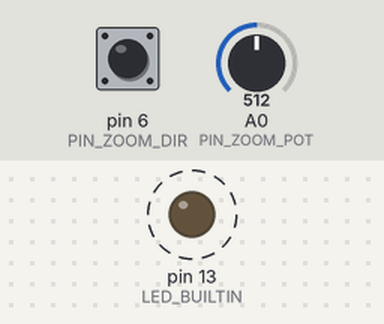
The sketch below on a simulated Arduino Uno, built with avr-gcc and run on an emulated ATmega328P. Shown: output pins drawn as LEDs (lit = HIGH). Dashed ring = blinking. The test bench sets the inputs (shaded band); at power-on: A0 (PIN_ZOOM_POT) = 512, pin 6 (PIN_ZOOM_DIR) HIGH. Pins used as bus, display or sensor lines are not drawn; what the sketch prints to the serial monitor is not drawn.

Above: at 1.25 s.
1.3 s: A0 (PIN_ZOOM_POT) set to 650
4.3 s: A0 (PIN_ZOOM_POT) set to 630
Timing chart, 0 to 13.3 s (numbered marks = the images above; inputs shaded):
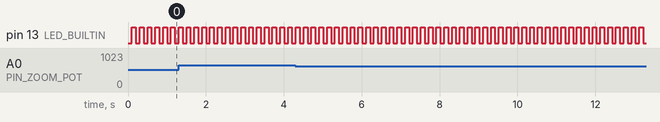

Measured:
- by itself, pin 13 (LED_BUILTIN): alternates HIGH for 0.10 s and LOW for 0.10 s

The sketch:

JVC_Zoom_CTRL.ino
```cpp
///////////////////////////////////////////////////////////////////////////////////////
// Zoom Lens remote controller for JVC GY-HM70E
// and compatible camcorders
// Uses transmission via RS232 8N1 @ 9600 BAUD
// (requires UART <-> RS232 transceiver)
// Jack 3,5mm TRRS terminal connections:
// Sleeve = GND
// Ring 1 = TX (from camera)
// Ring 2 = RX (from remote controller)
// Tip = 5V from Camcorder
// The potentiometer is a spring-loaded B10K Pitch-Wheel as used for
// digital keyboard instruments, that returns in the middle position
//
// Code for Arduino ProMini (Uno/Duemilanove - ATMEGA328P)
// by Guido Scognamiglio - www.GenuineSoundware.com
// Last update: Feb 2022
//

// Set to 1 only for debugging in Arduino serial console
#define DEBUG 0

#define PIN_ZOOM_POT    14 // A0
#define PIN_ZOOM_GND     4
#define PIN_ZOOM_VCC     5
#define PIN_ZOOM_DIR     6 // Attach a toggle switch to reverse the response of the wheel

// This code could be expanded with a second wheel for controlling the focus...
//#define PIN_FOCUS_POT   15 // A1
//#define PIN_FOCUS_GND    7
//#define PIN_FOCUS_VCC    8
//#define PIN_FOCUS_DIR    9

// The potentiometer on the pitch wheel does not complete a 270° arc, it barely covers a 90° arc.
// So, within the ADC 10 bit range, we must find an ideal minimum and maximum value, leaving some margin.
// Plus, we need a "dead zone" around the middle position within which any little pot movement is ignored.
// Adjust these values according to the pitch-wheel in use.
#define ZOOM_RANGE_MIN 360
#define ZOOM_RANGE_MAX 640
#define ZOOM_DEAD_ZONE  40

struct AIN_Struct
{
  //int AIN_PrevValue = 0;
  int Range, MidPoint;
  int Direction = 0;
};
AIN_Struct Zoom;
int LED = 0;

void SetZoomDirection(int d)
{
  Zoom.Direction = d;
  digitalWrite(PIN_ZOOM_GND, d);
  digitalWrite(PIN_ZOOM_VCC, !d);
}

void setup()
{
  Serial.begin(9600);

  // Swap these for reversing the pot direction
  pinMode(PIN_ZOOM_DIR, INPUT_PULLUP);
  pinMode(PIN_ZOOM_GND, OUTPUT);
  pinMode(PIN_ZOOM_VCC, OUTPUT);

  pinMode(LED_BUILTIN, OUTPUT);
  digitalWrite(LED_BUILTIN, HIGH);

  Zoom.Range = ZOOM_RANGE_MAX - ZOOM_RANGE_MIN;
  Zoom.MidPoint = ZOOM_RANGE_MIN + (Zoom.Range / 2);
}

void loop()
{
  ////////////////////////////////////////////////////////////////////////////////////////////////////
  // ZOOM

  // Change Zoom Direction
  int ZoomDir = digitalRead(PIN_ZOOM_DIR);
  if (ZoomDir != Zoom.Direction)
    SetZoomDirection(ZoomDir);

  // Defaut = Zoom stop
  int ZoomValue8bit = 128;

  // Get the Zoom pot 10-bit value
  auto Zoom_AIN_Value = analogRead(PIN_ZOOM_POT);

  // Keep ADC reading within the useful range
  if (Zoom_AIN_Value > ZOOM_RANGE_MAX) Zoom_AIN_Value = ZOOM_RANGE_MAX;
  if (Zoom_AIN_Value < ZOOM_RANGE_MIN) Zoom_AIN_Value = ZOOM_RANGE_MIN;

  // Scale value to 8-bit value (0 ~ 255)
  ZoomValue8bit = (int)((float)(Zoom_AIN_Value - ZOOM_RANGE_MIN) * (255.f / (float)Zoom.Range));

  // If within the dead zone
  if (Zoom_AIN_Value >= (Zoom.MidPoint - ZOOM_DEAD_ZONE) &&
      Zoom_AIN_Value <= (Zoom.MidPoint + ZOOM_DEAD_ZONE))
  {
    ZoomValue8bit = 128;
  }

  // Send ZOOM command 95 4C 30 V1 V2 CK
  byte V1 = ZoomValue8bit >> 7;
  byte V2 = ZoomValue8bit & 0x7F;
  byte CheckSum = (0x4C + 0x30 + V1 + V2) & 0x7F;
  byte data[] = { 0x95, 0x4C, 0x30, V1, V2, CheckSum };

#if DEBUG == 1
  //Serial.print("ZOOM Value = ");
  //Serial.println(ZoomValue8bit);
  char msg[20]; sprintf(msg, "95 4C 30 %02X %02X %02X", V1, V2, CheckSum);
  Serial.println(msg);
#else
  Serial.write(data, sizeof(data));
#endif

  // Blink activity LED
  digitalWrite(LED_BUILTIN, LED); LED = !LED;

  // Apparently the camcorder turns off the Remote Controller if there's no data for a certain
  // amount of time, so rather than blocking the sending of repeated messages, just keep sending
  // with a short pause.
  delay(100);
}
```
